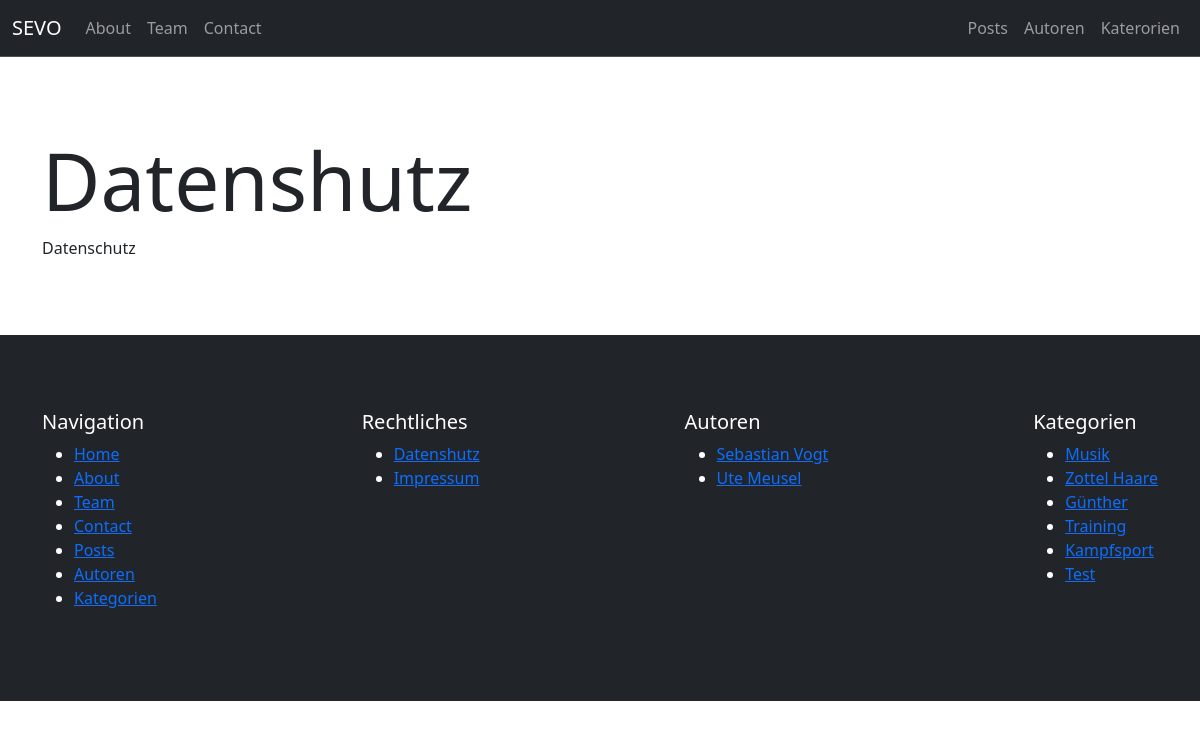
/page/datenshutz, run on the app's committed database.
### pages/models.py (models this page shows, shortened)
class Page(models.Model):
    class Templates(models.TextChoices):
        FULL_WIDTH = "Fullwidth"
        CONTAINER = "Container"
        FULL_WIDTH_WITH_HEADER = "Fullwidth with header"
        CONTAINER_WITH_HEADER = "Container with header"
    title = models.CharField(max_length=255)
    slug = models.SlugField(unique=True, blank=True)
    index = models.IntegerField(default=1)
    content = models.TextField()
    featured_image = models.ForeignKey(Image, on_delete=models.SET_NULL, null=True, blank=True)
    published = models.BooleanField(default=True)
    is_home = models.BooleanField(default=False)
    template = models.CharField(max_length=100, choices=Templates.choices, default=Templates.CONTAINER)
    created_at = models.DateTimeField(auto_now_add=True)
    updated_at = models.DateTimeField(auto_now=True)

### author/models.py (models this page shows, shortened)
class Author(models.Model):
    firstname = models.CharField(max_length=100)
    lastname = models.CharField(max_length=100)
    nickname = models.CharField(max_length=100, blank=True)
    email = models.EmailField(null=True)
    slug = models.SlugField(unique=True, default="")
    def get_fullname(self):
        return f"{self.firstname} {self.lastname}"

### blog/models.py (models this page shows, shortened)
class Category(models.Model):
    name = models.CharField(max_length=100, unique=True, db_index=True)
    slug = models.SlugField(unique=True, default="")
    class Meta:
        verbose_name_plural = "Categories"

### pages/views.py (the view)
# urls.py: path("<slug:slug>", views.page_single, name="pages-page-single-slug")
def page_single(request, slug):
    page = get_object_or_404(models.Page, slug=slug, published=True)
    template_path = ""
    if page.template == page.Templates.CONTAINER:
        template_path = "pages/page_container.html"
    elif page.template == page.Templates.FULL_WIDTH:
        template_path = "pages/page_fullwidth.html"
    elif page.template == page.Templates.CONTAINER_WITH_HEADER:
        template_path = "pages/page_container_with_header.html"
    elif page.template == page.Templates.FULL_WIDTH_WITH_HEADER:
        template_path = "pages/page_fullwidth_with_header.html"
    print(template_path)
    if(page.is_home == True):
        url = reverse("homepage")
        return HttpResponseRedirect(url)
    return render(request, template_path, {
        "page": page,
    })

### utils/context_processors.py (called while the page is built)
def menus_context(request):
    menu_main = Menu.objects.get(name="Main")
    menu_meta = Menu.objects.get(name="Meta")
    pages_main = menu_main.pages.filter(published=True).order_by("index")
    pages_meta = menu_meta.pages.filter(published=True).order_by("index")
    categories = Category.objects.all()
    authors = Author.objects.all()
    return {
        "pages_main": pages_main,
        "pages_meta": pages_meta,
        "categories": categories,
        "authors": authors
    }

### pages/templates/pages/page_container.html (shortened to what this page needs)
{% extends "base.html" %}
{% block content %}
    <div class="container section-padding">
        <h1 class="display-1">{{ page.title|title }}</h1>
        {% autoescape off %}
            {{ page.content }}
        {% endautoescape %}
    </div>
{% endblock %}

### templates/partials/_navbar.html (shortened to what this page needs)
<nav class="navbar navbar-expand-lg bg-dark border-bottom border-body" data-bs-theme="dark">
    <div class="container-fluid">
      <a class="navbar-brand" href="{% url "homepage" %}">SEVO</a>
      <div class="collapse navbar-collapse" id="navbarNav">
        <ul class="navbar-nav me-auto">
            {% for page in pages_main %}
                {% if page.is_home == False %}
                    <li class="nav-item">
                        <a class="nav-link" href="{% url "pages-page-single-slug" slug=page.slug %}">{{ page.title|title }}</a>
                    </li>
                {% endif %}
            {% endfor %}
        </ul>
        <ul class="navbar-nav d-flex">
            <li class="nav-item">
                <a class="nav-link{% if "post" in request.path %} active{% endif %}"{% if "post" in request.path %} aria-current="page"{% endif %} href="{% url "blog-posts" %}">Posts</a>
            </li>
            <li class="nav-item">
                <a class="nav-link{% if "author" in request.path %} active{% endif %}"{% if "author" in request.path %} aria-current="page"{% endif %} href="{% url "author-index" %}">Autoren</a>
            </li>
            <li class="nav-item">
                <a class="nav-link{% if "categor" in request.path %} active{% endif %}"{% if "categor" in request.path %} aria-current="page"{% endif %} href="{% url "blog-categories" %}">Katerorien</a>
            </li>
        </ul>
      </div>
    </div>
  </nav>

### templates/partials/_navigation_main.html
<nav>
    <ul>
        {% for page in pages_main %}
            <li><a class="{% if page.title|lower in request.path or page.is_home and request.path == "/" %}active{% endif %}" href="{% url "pages-page-single-slug" slug=page.slug %}">{{ page.title }}</a></li>
        {% endfor %}
        <li><a href="{% url "blog-posts" %}">Posts</a></li>
        <li><a href="{% url "author-index" %}">Autoren</a></li>
        <li><a href="{% url "blog-categories" %}">Kategorien</a></li>
    </ul>
</nav>

### templates/partials/_navigation_meta.html
<nav>
    <ul>
        {% for page in pages_meta %}
            <li><a class="{% if page.title|lower in request.path or page.is_home and request.path == "/" %}active{% endif %}" href="{% url "pages-page-single-slug" slug=page.slug %}">{{ page.title }}</a></li>
        {% endfor %}
    </ul>
</nav>

### templates/partials/_navigation_authors.html
<nav>
    {% if authors %}
        <ul>
            {% for author in authors %}
                <li><a class="{% if author.name|lower in request.path %}active{% endif %}" href="{% url "author-single-slug" slug=author.slug %}">{{ author.get_fullname }}</a></li>
            {% endfor %}
        </ul>
    {% else %}
        <p>Keine Autoren vorhanden</p>
    {% endif %}
</nav>

### templates/partials/_navigation_categories.html
<nav>
    {% if categories %}
        <ul>
            {% for category in categories %}
                <li><a class="{% if category.name|lower in request.path %}active{% endif %}" href="{% url "blog-category-slug" slug=category.slug %}">{{ category.name }}</a></li>
            {% endfor %}
        </ul>
    {% else %}
        <p>Keine Kategorien vorhanden</p>
    {% endif %}
</nav>

### static/css/style.css (style rules this page uses)
.section-padding { padding-top: 75px; padding-bottom: 75px; }

### data on the page
Page: title "About"
Page: title "Team"
Page: title "Contact"
Page: title "Datenshutz", content "Datenschutz"
Page: title "Home"
Page: title "Impressum"
Author: get_fullname "Sebastian Vogt"
Author: get_fullname "Ute Meusel"
Category: name "Musik"
Category: name "Zottel Haare"
Category: name "Günther"
Category: name "Training"
Category: name "Kampfsport"
Category: name "Test"
